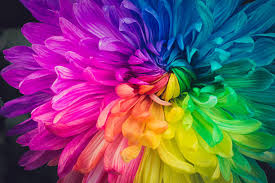
#> input picture pic1.jpg, 275 x 183 px
$ jupyter execute Task2_color_identification.ipynb   (shell and % lines are left out)
#> lines starting #> are read from the running program, lines starting #| are printed output that depends on the picture
The Sparks Foundation GRIP December 2022

**Computer Vision & Internet of Things**

By:- Krisha Sakalsawala

**TASK 2: Color Identification in Images**

**Steps to be follow:**
I have use OpenCV2 for image manipulation, apply KMeans to identify the major colors and then plot the information using Matplotlib.

**Import Libraries:**
Let's first import necessary libraries. We need sklearn for KMeans algorithm, matplotlib.pyplot for plotting graphs, numpy to work with arrays, cv2 to work with image data, collections to use Counter to count values, rgb2lab to convert RGB values and deltaE_cie76 to calculate similarity between colors.

[cell 1]
from sklearn.cluster import KMeans
import matplotlib.pyplot as plt
import numpy as np
import cv2
from collections import Counter
from skimage.color import rgb2lab, deltaE_cie76
import os

**Working with OpenCV**

Let's first read a sample image and understand basic operations that we can do on it.

[cell 2]
imgName = 'pic1.jpg'
image = cv2.imread(imgName)
#> image is the input picture: shape (183, 275, 3); mean B, G, R 108.2, 80.8, 116.6
print("The type of this input is {}".format(type(image)))
#| The type of this input is <class 'numpy.ndarray'>
print("Shape: {}".format(image.shape))
#| Shape: (183, 275, 3)
plt.imshow(image)

We see that the image has different colors as compared to the original image. This is because by default OpenCV reads the images in the color order BLUE GREEN RED i.e. BGR. Thus, we need to convert it into REG GREEN BLUE i.e. RGB.

[cell 3]
image = cv2.cvtColor(image, cv2.COLOR_BGR2RGB)
plt.imshow(image)

We might want to resize the image to a certain size whenever the images are huge or when we are working with multiple images of different dimensions.

[cell 4]
resized_image = cv2.resize(image, (1200, 600))
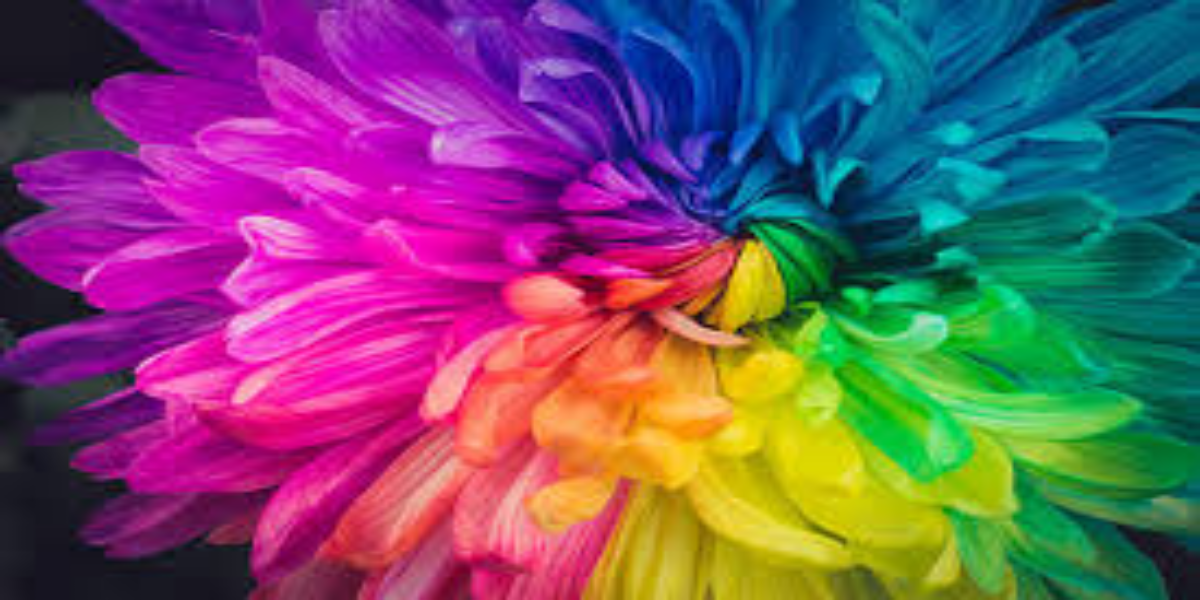
#> resized_image: shape (600, 1200, 3); mean R, G, B 116.5, 80.7, 108.1
plt.imshow(resized_image)

**Color Identification**

First, we will define a function that can give us the hex values of our the colors that we will identify.

[cell 5]
def RGB2HEX(color):
    return "#{:02x}{:02x}{:02x}".format(int(color[0]), int(color[1]), int(color[2]))

KMeans expects flattened array as input during its fit method. Thus, we need to reshape the image using numpy. Then, we can apply KMeans to first fit and then predict on the image to get the results. Then, the cluster colors are identified an arranged in the correct order. We plot the colors as a pie chart.

[cell 6]
def get_image(image_path):
    image = cv2.imread(image_path)
    image = cv2.cvtColor(image, cv2.COLOR_BGR2RGB)
    return image

[cell 7]
def get_colors(image, number_of_colors, show_chart):

#> called with number_of_colors = 10, show_chart = True
    modified_image = cv2.resize(image, (600, 400), interpolation = cv2.INTER_AREA)
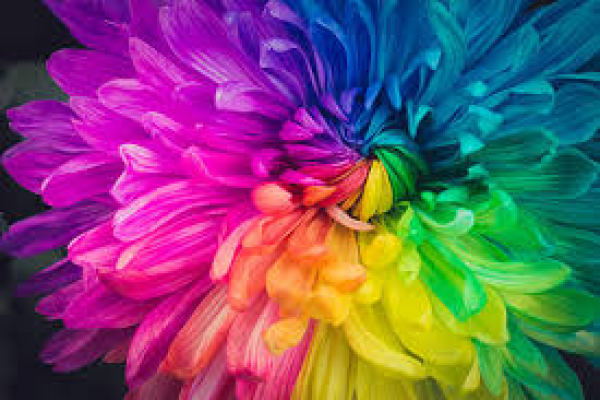
#> modified_image: shape (400, 600, 3); mean R, G, B 116.5, 80.8, 108.2
    modified_image = modified_image.reshape(modified_image.shape[0]*modified_image.shape[1], 3)

    clf = KMeans(n_clusters = number_of_colors)
    labels = clf.fit_predict(modified_image)

    counts = Counter(labels)
#> counts = 10 items
    # sort to ensure correct color percentage
    counts = dict(sorted(counts.items()))

    center_colors = clf.cluster_centers_
    # We get ordered colors by iterating through the keys
    ordered_colors = [center_colors[i] for i in counts.keys()]
#> ordered_colors = [[172.1, 27.41, 83.41], [9.63, 123.8, 73.77], [206.5, 13.6, 170.2], [197.3, 179.8, 20.94], [6.12, 95.25, 144.1], [72.15, 187.1, 64.49], [122.1, 17.59, 147.5], [239.5, 113.4, 100.7], [31.03, 32.98, 51.75], [227.4, 83.28, 201.9]]
    hex_colors = [RGB2HEX(ordered_colors[i]) for i in counts.keys()]
#> hex_colors = ['#ac1b53', '#097b49', '#ce0daa', '#c5b314', '#065f90', '#48bb40', '#7a1193', '#ef7164', '#1f2033', '#e353c9']
    rgb_colors = [ordered_colors[i] for i in counts.keys()]
#> rgb_colors has the same summary as ordered_colors

    if (show_chart):
        plt.figure(figsize = (8, 6))
        plt.pie(counts.values(), labels = hex_colors, colors = hex_colors)

    return rgb_colors

[cell 8]
get_colors(get_image(imgName), 10, True)
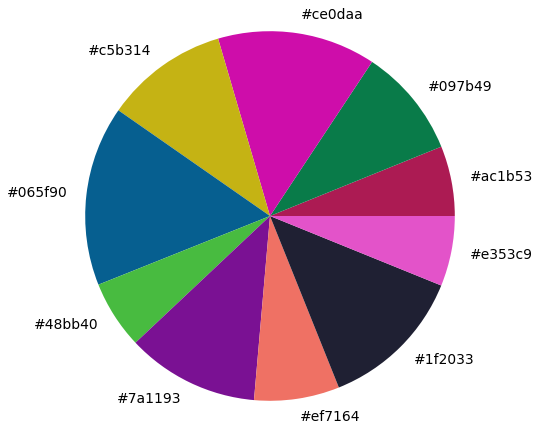
#> figure drawn by matplotlib, 1 panel
